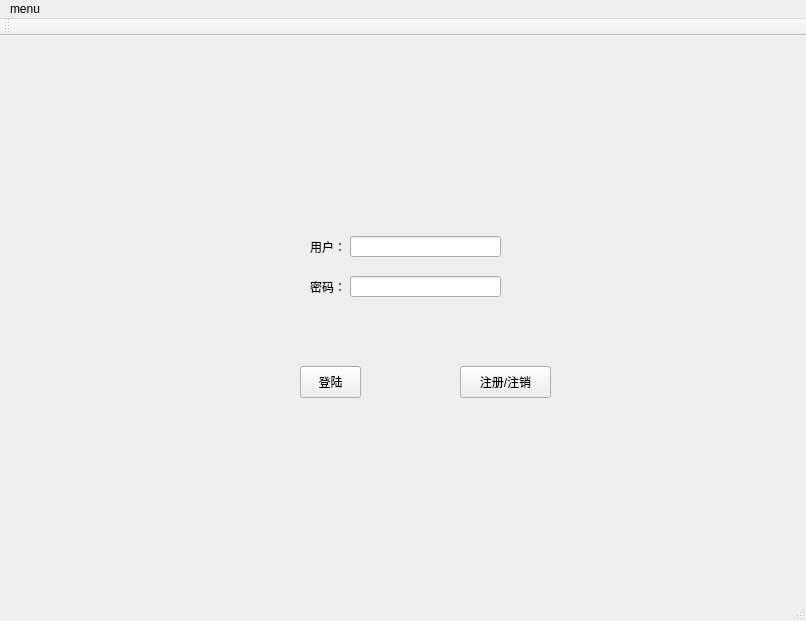
<?xml version="1.0" encoding="UTF-8"?>
<ui version="4.0">
 <class>MainWindow</class>
 <widget class="QMainWindow" name="MainWindow">
  <property name="geometry">
   <rect>
    <x>0</x>
    <y>0</y>
    <width>806</width>
    <height>621</height>
   </rect>
  </property>
  <property name="windowTitle">
   <string>MainWindow</string>
  </property>
  <widget class="QWidget" name="centralWidget">
   <widget class="QStackedWidget" name="stackedWidget">
    <property name="geometry">
     <rect>
      <x>10</x>
      <y>-20</y>
      <width>781</width>
      <height>581</height>
     </rect>
    </property>
    <widget class="QWidget" name="log">
     <widget class="QLabel" name="label_user">
      <property name="geometry">
       <rect>
        <x>300</x>
        <y>220</y>
        <width>31</width>
        <height>21</height>
       </rect>
      </property>
      <property name="text">
       <string>用户：</string>
      </property>
     </widget>
     <widget class="QLineEdit" name="line_user">
      <property name="geometry">
       <rect>
        <x>340</x>
        <y>220</y>
        <width>151</width>
        <height>21</height>
       </rect>
      </property>
     </widget>
     <widget class="QLabel" name="label_password">
      <property name="geometry">
       <rect>
        <x>300</x>
        <y>260</y>
        <width>41</width>
        <height>21</height>
       </rect>
      </property>
      <property name="text">
       <string>密码：</string>
      </property>
     </widget>
     <widget class="QLineEdit" name="line_password">
      <property name="geometry">
       <rect>
        <x>340</x>
        <y>260</y>
        <width>151</width>
        <height>21</height>
       </rect>
      </property>
     </widget>
     <widget class="QPushButton" name="button_log">
      <property name="geometry">
       <rect>
        <x>290</x>
        <y>350</y>
        <width>61</width>
        <height>32</height>
       </rect>
      </property>
      <property name="text">
       <string>登陆</string>
      </property>
     </widget>
     <widget class="QPushButton" name="button_register">
      <property name="geometry">
       <rect>
        <x>450</x>
        <y>350</y>
        <width>91</width>
        <height>32</height>
       </rect>
      </property>
      <property name="text">
       <string>注册/注销</string>
      </property>
     </widget>
    </widget>
    <widget class="QWidget" name="log_change">
     <widget class="QLabel" name="label_change_user">
      <property name="geometry">
       <rect>
        <x>278</x>
        <y>232</y>
        <width>42</width>
        <height>16</height>
       </rect>
      </property>
      <property name="styleSheet">
       <string notr="true">background:transparent;</string>
      </property>
      <property name="text">
       <string>用户名:</string>
      </property>
     </widget>
     <widget class="QPushButton" name="button_change_returnBuy">
      <property name="geometry">
       <rect>
        <x>478</x>
        <y>322</y>
        <width>75</width>
        <height>30</height>
       </rect>
      </property>
      <property name="toolTip">
       <string>&lt;html&gt;&lt;head/&gt;&lt;body&gt;&lt;p&gt;回到登陆界面&lt;/p&gt;&lt;/body&gt;&lt;/html&gt;</string>
      </property>
      <property name="text">
       <string>返回</string>
      </property>
     </widget>
     <widget class="QLabel" name="label_change_password">
      <property name="geometry">
       <rect>
        <x>278</x>
        <y>282</y>
        <width>30</width>
        <height>16</height>
       </rect>
      </property>
      <property name="styleSheet">
       <string notr="true">background:transparent;</string>
      </property>
      <property name="text">
       <string>密码:</string>
      </property>
     </widget>
     <widget class="QLineEdit" name="line_change_password">
      <property name="geometry">
       <rect>
        <x>348</x>
        <y>280</y>
        <width>140</width>
        <height>20</height>
       </rect>
      </property>
      <property name="toolTip">
       <string>&lt;html&gt;&lt;head/&gt;&lt;body&gt;&lt;p&gt;请输入密码&lt;/p&gt;&lt;/body&gt;&lt;/html&gt;</string>
      </property>
      <property name="echoMode">
       <enum>QLineEdit::Password</enum>
      </property>
     </widget>
     <widget class="QPushButton" name="button_change_log">
      <property name="geometry">
       <rect>
        <x>230</x>
        <y>320</y>
        <width>81</width>
        <height>32</height>
       </rect>
      </property>
      <property name="text">
       <string>登陆</string>
      </property>
     </widget>
     <widget class="QLineEdit" name="line_change_user">
      <property name="geometry">
       <rect>
        <x>348</x>
        <y>230</y>
        <width>140</width>
        <height>20</height>
       </rect>
      </property>
      <property name="toolTip">
       <string>&lt;html&gt;&lt;head/&gt;&lt;body&gt;&lt;p&gt;请输入用户名&lt;/p&gt;&lt;/body&gt;&lt;/html&gt;</string>
      </property>
     </widget>
     <widget class="QPushButton" name="button_change_logOff">
      <property name="geometry">
       <rect>
        <x>360</x>
        <y>320</y>
        <width>81</width>
        <height>32</height>
       </rect>
      </property>
      <property name="text">
       <string>退出</string>
      </property>
     </widget>
    </widget>
    <widget class="QWidget" name="log_out">
     <widget class="QLineEdit" name="line_register_user">
      <property name="geometry">
       <rect>
        <x>360</x>
        <y>230</y>
        <width>140</width>
        <height>20</height>
       </rect>
      </property>
      <property name="toolTip">
       <string>&lt;html&gt;&lt;head/&gt;&lt;body&gt;&lt;p&gt;请输入用户名&lt;/p&gt;&lt;/body&gt;&lt;/html&gt;</string>
      </property>
     </widget>
     <widget class="QLineEdit" name="line_register_password">
      <property name="geometry">
       <rect>
        <x>360</x>
        <y>280</y>
        <width>140</width>
        <height>20</height>
       </rect>
      </property>
      <property name="toolTip">
       <string>&lt;html&gt;&lt;head/&gt;&lt;body&gt;&lt;p&gt;请输入密码&lt;/p&gt;&lt;/body&gt;&lt;/html&gt;</string>
      </property>
      <property name="echoMode">
       <enum>QLineEdit::Password</enum>
      </property>
     </widget>
     <widget class="QPushButton" name="button_returnLog">
      <property name="geometry">
       <rect>
        <x>490</x>
        <y>322</y>
        <width>75</width>
        <height>30</height>
       </rect>
      </property>
      <property name="toolTip">
       <string>&lt;html&gt;&lt;head/&gt;&lt;body&gt;&lt;p&gt;回到登陆界面&lt;/p&gt;&lt;/body&gt;&lt;/html&gt;</string>
      </property>
      <property name="text">
       <string>返回登陆</string>
      </property>
     </widget>
     <widget class="QLabel" name="label_register_user">
      <property name="geometry">
       <rect>
        <x>290</x>
        <y>232</y>
        <width>42</width>
        <height>16</height>
       </rect>
      </property>
      <property name="styleSheet">
       <string notr="true">background:transparent;</string>
      </property>
      <property name="text">
       <string>用户名:</string>
      </property>
     </widget>
     <widget class="QLabel" name="label_register_password">
      <property name="geometry">
       <rect>
        <x>290</x>
        <y>282</y>
        <width>30</width>
        <height>16</height>
       </rect>
      </property>
      <property name="styleSheet">
       <string notr="true">background:transparent;</string>
      </property>
      <property name="text">
       <string>密码:</string>
      </property>
     </widget>
     <widget class="QPushButton" name="button_r_2">
      <property name="geometry">
       <rect>
        <x>242</x>
        <y>320</y>
        <width>81</width>
        <height>32</height>
       </rect>
      </property>
      <property name="text">
       <string>注册</string>
      </property>
     </widget>
     <widget class="QPushButton" name="button_d">
      <property name="geometry">
       <rect>
        <x>372</x>
        <y>320</y>
        <width>81</width>
        <height>32</height>
       </rect>
      </property>
      <property name="text">
       <string>注销</string>
      </property>
     </widget>
    </widget>
    <widget class="QWidget" name="buy">
     <widget class="QPushButton" name="button_next">
      <property name="geometry">
       <rect>
        <x>740</x>
        <y>546</y>
        <width>21</width>
        <height>23</height>
       </rect>
      </property>
      <property name="toolTip">
       <string>&lt;html&gt;&lt;head/&gt;&lt;body&gt;&lt;p&gt;往后翻页&lt;/p&gt;&lt;/body&gt;&lt;/html&gt;</string>
      </property>
      <property name="whatsThis">
       <string>&lt;html&gt;&lt;head/&gt;&lt;body&gt;&lt;p&gt;&lt;br/&gt;&lt;/p&gt;&lt;/body&gt;&lt;/html&gt;</string>
      </property>
      <property name="styleSheet">
       <string notr="true">QPushButton{
background-color:rgba(100,225,100,30);
border-style:outset;
border-width:4px;
border-radius:10px;
border-color:rgba(255,255,255,30);         
}

QPushButton:hover{
background-color:rgba(100,255,100,100);
border-color:rgba(255,255,255,200);
color:red;
}</string>
      </property>
      <property name="text">
       <string>&gt;</string>
      </property>
     </widget>
     <widget class="QPushButton" name="button_buy_5">
      <property name="geometry">
       <rect>
        <x>45</x>
        <y>546</y>
        <width>51</width>
        <height>23</height>
       </rect>
      </property>
      <property name="toolTip">
       <string>&lt;html&gt;&lt;head/&gt;&lt;body&gt;&lt;p&gt;点击购买&lt;/p&gt;&lt;/body&gt;&lt;/html&gt;</string>
      </property>
      <property name="styleSheet">
       <string notr="true">QPushButton:hover{
background-color:rgba(100,255,100,100);
border-color:rgba(255,255,255,200);
color:red;
}</string>
      </property>
      <property name="text">
       <string>购买</string>
      </property>
     </widget>
     <widget class="QSpinBox" name="residue_5">
      <property name="geometry">
       <rect>
        <x>135</x>
        <y>546</y>
        <width>42</width>
        <height>22</height>
       </rect>
      </property>
      <property name="toolTip">
       <string>&lt;html&gt;&lt;head/&gt;&lt;body&gt;&lt;p&gt;输入饮料数量&lt;/p&gt;&lt;/body&gt;&lt;/html&gt;</string>
      </property>
     </widget>
     <widget class="QLabel" name="user_money">
      <property name="geometry">
       <rect>
        <x>110</x>
        <y>56</y>
        <width>100</width>
        <height>16</height>
       </rect>
      </property>
      <property name="styleSheet">
       <string notr="true">background:transparent;</string>
      </property>
      <property name="text">
       <string>金钱：</string>
      </property>
     </widget>
     <widget class="QPushButton" name="button_buy_8">
      <property name="geometry">
       <rect>
        <x>585</x>
        <y>546</y>
        <width>51</width>
        <height>23</height>
       </rect>
      </property>
      <property name="toolTip">
       <string>&lt;html&gt;&lt;head/&gt;&lt;body&gt;&lt;p&gt;点击购买&lt;/p&gt;&lt;/body&gt;&lt;/html&gt;</string>
      </property>
      <property name="styleSheet">
       <string notr="true">QPushButton:hover{
background-color:rgba(100,255,100,100);
border-color:rgba(255,255,255,200);
color:red;
}</string>
      </property>
      <property name="text">
       <string>购买</string>
      </property>
     </widget>
     <widget class="QPushButton" name="button_forward">
      <property name="geometry">
       <rect>
        <x>740</x>
        <y>506</y>
        <width>21</width>
        <height>23</height>
       </rect>
      </property>
      <property name="toolTip">
       <string>&lt;html&gt;&lt;head/&gt;&lt;body&gt;&lt;p&gt;往前翻页&lt;/p&gt;&lt;/body&gt;&lt;/html&gt;</string>
      </property>
      <property name="whatsThis">
       <string>&lt;html&gt;&lt;head/&gt;&lt;body&gt;&lt;p&gt;&lt;br/&gt;&lt;/p&gt;&lt;/body&gt;&lt;/html&gt;</string>
      </property>
      <property name="styleSheet">
       <string notr="true">QPushButton{
background-color:rgba(100,225,100,30);
border-style:outset;
border-width:4px;
border-radius:10px;
border-color:rgba(255,255,255,30);         
}

QPushButton:hover{
background-color:rgba(100,255,100,100);
border-color:rgba(255,255,255,200);
color:red;
}</string>
      </property>
      <property name="text">
       <string>&lt;</string>
      </property>
     </widget>
     <widget class="QComboBox" name="comboBox_equipment">
      <property name="geometry">
       <rect>
        <x>320</x>
        <y>53</y>
        <width>171</width>
        <height>22</height>
       </rect>
      </property>
      <property name="toolTip">
       <string>&lt;html&gt;&lt;head/&gt;&lt;body&gt;&lt;p&gt;选择贩卖机&lt;/p&gt;&lt;/body&gt;&lt;/html&gt;</string>
      </property>
      <item>
       <property name="text">
        <string>0号机</string>
       </property>
      </item>
      <item>
       <property name="text">
        <string>1号机</string>
       </property>
      </item>
      <item>
       <property name="text">
        <string>2号机</string>
       </property>
      </item>
     </widget>
     <widget class="QPushButton" name="button_buy_7">
      <property name="geometry">
       <rect>
        <x>405</x>
        <y>546</y>
        <width>51</width>
        <height>23</height>
       </rect>
      </property>
      <property name="toolTip">
       <string>&lt;html&gt;&lt;head/&gt;&lt;body&gt;&lt;p&gt;点击购买&lt;/p&gt;&lt;/body&gt;&lt;/html&gt;</string>
      </property>
      <property name="styleSheet">
       <string notr="true">QPushButton:hover{
background-color:rgba(100,255,100,100);
border-color:rgba(255,255,255,200);
color:red;
}</string>
      </property>
      <property name="text">
       <string>购买</string>
      </property>
     </widget>
     <widget class="QPushButton" name="button_buy_2">
      <property name="geometry">
       <rect>
        <x>225</x>
        <y>296</y>
        <width>51</width>
        <height>23</height>
       </rect>
      </property>
      <property name="toolTip">
       <string>&lt;html&gt;&lt;head/&gt;&lt;body&gt;&lt;p&gt;点击购买&lt;/p&gt;&lt;/body&gt;&lt;/html&gt;</string>
      </property>
      <property name="styleSheet">
       <string notr="true">QPushButton:hover{
background-color:rgba(100,255,100,100);
border-color:rgba(255,255,255,200);
color:red;
}</string>
      </property>
      <property name="text">
       <string>购买</string>
      </property>
     </widget>
     <widget class="QLabel" name="user_name">
      <property name="geometry">
       <rect>
        <x>0</x>
        <y>56</y>
        <width>100</width>
        <height>16</height>
       </rect>
      </property>
      <property name="styleSheet">
       <string notr="true">background:transparent;</string>
      </property>
      <property name="text">
       <string>用户名：</string>
      </property>
     </widget>
     <widget class="QSpinBox" name="residue_3">
      <property name="geometry">
       <rect>
        <x>495</x>
        <y>296</y>
        <width>42</width>
        <height>22</height>
       </rect>
      </property>
      <property name="toolTip">
       <string>&lt;html&gt;&lt;head/&gt;&lt;body&gt;&lt;p&gt;输入饮料数量&lt;/p&gt;&lt;/body&gt;&lt;/html&gt;</string>
      </property>
     </widget>
     <widget class="QSpinBox" name="residue_7">
      <property name="geometry">
       <rect>
        <x>495</x>
        <y>546</y>
        <width>42</width>
        <height>22</height>
       </rect>
      </property>
      <property name="toolTip">
       <string>&lt;html&gt;&lt;head/&gt;&lt;body&gt;&lt;p&gt;输入饮料数量&lt;/p&gt;&lt;/body&gt;&lt;/html&gt;</string>
      </property>
     </widget>
     <widget class="QLabel" name="number_1">
      <property name="geometry">
       <rect>
        <x>100</x>
        <y>280</y>
        <width>100</width>
        <height>16</height>
       </rect>
      </property>
      <property name="styleSheet">
       <string notr="true">background:transparent;</string>
      </property>
      <property name="text">
       <string>剩余数量：</string>
      </property>
     </widget>
     <widget class="QSpinBox" name="residue_8">
      <property name="geometry">
       <rect>
        <x>675</x>
        <y>546</y>
        <width>42</width>
        <height>22</height>
       </rect>
      </property>
      <property name="toolTip">
       <string>&lt;html&gt;&lt;head/&gt;&lt;body&gt;&lt;p&gt;输入饮料数量&lt;/p&gt;&lt;/body&gt;&lt;/html&gt;</string>
      </property>
     </widget>
     <widget class="QPushButton" name="change_user">
      <property name="geometry">
       <rect>
        <x>650</x>
        <y>50</y>
        <width>101</width>
        <height>30</height>
       </rect>
      </property>
      <property name="toolTip">
       <string>&lt;html&gt;&lt;head/&gt;&lt;body&gt;&lt;p&gt;切换不同账号&lt;/p&gt;&lt;/body&gt;&lt;/html&gt;</string>
      </property>
      <property name="styleSheet">
       <string notr="true"/>
      </property>
      <property name="text">
       <string>切换账号</string>
      </property>
     </widget>
     <widget class="QPushButton" name="button_buy_4">
      <property name="geometry">
       <rect>
        <x>585</x>
        <y>296</y>
        <width>51</width>
        <height>23</height>
       </rect>
      </property>
      <property name="toolTip">
       <string>&lt;html&gt;&lt;head/&gt;&lt;body&gt;&lt;p&gt;点击购买&lt;/p&gt;&lt;/body&gt;&lt;/html&gt;</string>
      </property>
      <property name="styleSheet">
       <string notr="true">QPushButton:hover{
background-color:rgba(100,255,100,100);
border-color:rgba(255,255,255,200);
color:red;
}</string>
      </property>
      <property name="text">
       <string>购买</string>
      </property>
     </widget>
     <widget class="QPushButton" name="button_buy_3">
      <property name="geometry">
       <rect>
        <x>405</x>
        <y>296</y>
        <width>51</width>
        <height>23</height>
       </rect>
      </property>
      <property name="toolTip">
       <string>&lt;html&gt;&lt;head/&gt;&lt;body&gt;&lt;p&gt;点击购买&lt;/p&gt;&lt;/body&gt;&lt;/html&gt;</string>
      </property>
      <property name="styleSheet">
       <string notr="true">QPushButton:hover{
background-color:rgba(100,255,100,100);
border-color:rgba(255,255,255,200);
color:red;
}</string>
      </property>
      <property name="text">
       <string>购买</string>
      </property>
     </widget>
     <widget class="QSpinBox" name="residue_4">
      <property name="geometry">
       <rect>
        <x>675</x>
        <y>296</y>
        <width>42</width>
        <height>22</height>
       </rect>
      </property>
      <property name="toolTip">
       <string>&lt;html&gt;&lt;head/&gt;&lt;body&gt;&lt;p&gt;输入饮料数量&lt;/p&gt;&lt;/body&gt;&lt;/html&gt;</string>
      </property>
     </widget>
     <widget class="QPushButton" name="button_admin">
      <property name="geometry">
       <rect>
        <x>500</x>
        <y>50</y>
        <width>141</width>
        <height>30</height>
       </rect>
      </property>
      <property name="toolTip">
       <string>&lt;html&gt;&lt;head/&gt;&lt;body&gt;&lt;p&gt;管理员补充货物&lt;/p&gt;&lt;/body&gt;&lt;/html&gt;</string>
      </property>
      <property name="styleSheet">
       <string notr="true"/>
      </property>
      <property name="text">
       <string>进入管理员模式</string>
      </property>
     </widget>
     <widget class="QSpinBox" name="residue_2">
      <property name="geometry">
       <rect>
        <x>315</x>
        <y>296</y>
        <width>42</width>
        <height>22</height>
       </rect>
      </property>
      <property name="toolTip">
       <string>&lt;html&gt;&lt;head/&gt;&lt;body&gt;&lt;p&gt;输入饮料数量&lt;/p&gt;&lt;/body&gt;&lt;/html&gt;</string>
      </property>
     </widget>
     <widget class="QSpinBox" name="residue_6">
      <property name="geometry">
       <rect>
        <x>315</x>
        <y>546</y>
        <width>42</width>
        <height>22</height>
       </rect>
      </property>
      <property name="toolTip">
       <string>&lt;html&gt;&lt;head/&gt;&lt;body&gt;&lt;p&gt;输入饮料数量&lt;/p&gt;&lt;/body&gt;&lt;/html&gt;</string>
      </property>
     </widget>
     <widget class="QPushButton" name="button_buy_6">
      <property name="geometry">
       <rect>
        <x>225</x>
        <y>546</y>
        <width>51</width>
        <height>23</height>
       </rect>
      </property>
      <property name="toolTip">
       <string>&lt;html&gt;&lt;head/&gt;&lt;body&gt;&lt;p&gt;点击购买&lt;/p&gt;&lt;/body&gt;&lt;/html&gt;</string>
      </property>
      <property name="styleSheet">
       <string notr="true">QPushButton:hover{
background-color:rgba(100,255,100,100);
border-color:rgba(255,255,255,200);
color:red;
}</string>
      </property>
      <property name="text">
       <string>购买</string>
      </property>
     </widget>
     <widget class="QComboBox" name="comboBox_temperature">
      <property name="geometry">
       <rect>
        <x>220</x>
        <y>53</y>
        <width>91</width>
        <height>22</height>
       </rect>
      </property>
      <property name="toolTip">
       <string>&lt;html&gt;&lt;head/&gt;&lt;body&gt;&lt;p&gt;冷饮 常温 热饮 购买切换&lt;/p&gt;&lt;/body&gt;&lt;/html&gt;</string>
      </property>
      <item>
       <property name="text">
        <string>冷饮</string>
       </property>
      </item>
      <item>
       <property name="text">
        <string>常温</string>
       </property>
      </item>
      <item>
       <property name="text">
        <string>热饮</string>
       </property>
      </item>
     </widget>
     <widget class="QLabel" name="label_1">
      <property name="geometry">
       <rect>
        <x>40</x>
        <y>280</y>
        <width>59</width>
        <height>16</height>
       </rect>
      </property>
      <property name="text">
       <string>价格：</string>
      </property>
     </widget>
     <widget class="QLabel" name="label_2">
      <property name="geometry">
       <rect>
        <x>220</x>
        <y>280</y>
        <width>59</width>
        <height>16</height>
       </rect>
      </property>
      <property name="text">
       <string>价格：</string>
      </property>
     </widget>
     <widget class="QLabel" name="number_2">
      <property name="geometry">
       <rect>
        <x>280</x>
        <y>280</y>
        <width>100</width>
        <height>16</height>
       </rect>
      </property>
      <property name="styleSheet">
       <string notr="true">background:transparent;</string>
      </property>
      <property name="text">
       <string>剩余数量：</string>
      </property>
     </widget>
     <widget class="QLabel" name="label_3">
      <property name="geometry">
       <rect>
        <x>400</x>
        <y>280</y>
        <width>59</width>
        <height>16</height>
       </rect>
      </property>
      <property name="text">
       <string>价格：</string>
      </property>
     </widget>
     <widget class="QLabel" name="number_3">
      <property name="geometry">
       <rect>
        <x>460</x>
        <y>280</y>
        <width>100</width>
        <height>16</height>
       </rect>
      </property>
      <property name="styleSheet">
       <string notr="true">background:transparent;</string>
      </property>
      <property name="text">
       <string>剩余数量：</string>
      </property>
     </widget>
     <widget class="QLabel" name="number_4">
      <property name="geometry">
       <rect>
        <x>640</x>
        <y>280</y>
        <width>100</width>
        <height>16</height>
       </rect>
      </property>
      <property name="styleSheet">
       <string notr="true">background:transparent;</string>
      </property>
      <property name="text">
       <string>剩余数量：</string>
      </property>
     </widget>
     <widget class="QLabel" name="label_4">
      <property name="geometry">
       <rect>
        <x>580</x>
        <y>280</y>
        <width>59</width>
        <height>16</height>
       </rect>
      </property>
      <property name="text">
       <string>价格：</string>
      </property>
     </widget>
     <widget class="QLabel" name="number_5">
      <property name="geometry">
       <rect>
        <x>100</x>
        <y>530</y>
        <width>100</width>
        <height>16</height>
       </rect>
      </property>
      <property name="styleSheet">
       <string notr="true">background:transparent;</string>
      </property>
      <property name="text">
       <string>剩余数量：</string>
      </property>
     </widget>
     <widget class="QLabel" name="label_5">
      <property name="geometry">
       <rect>
        <x>40</x>
        <y>530</y>
        <width>59</width>
        <height>16</height>
       </rect>
      </property>
      <property name="text">
       <string>价格：</string>
      </property>
     </widget>
     <widget class="QLabel" name="label_6">
      <property name="geometry">
       <rect>
        <x>220</x>
        <y>530</y>
        <width>59</width>
        <height>16</height>
       </rect>
      </property>
      <property name="text">
       <string>价格：</string>
      </property>
     </widget>
     <widget class="QLabel" name="number_6">
      <property name="geometry">
       <rect>
        <x>280</x>
        <y>530</y>
        <width>100</width>
        <height>16</height>
       </rect>
      </property>
      <property name="styleSheet">
       <string notr="true">background:transparent;</string>
      </property>
      <property name="text">
       <string>剩余数量：</string>
      </property>
     </widget>
     <widget class="QLabel" name="label_7">
      <property name="geometry">
       <rect>
        <x>400</x>
        <y>530</y>
        <width>59</width>
        <height>16</height>
       </rect>
      </property>
      <property name="text">
       <string>价格：</string>
      </property>
     </widget>
     <widget class="QLabel" name="number_7">
      <property name="geometry">
       <rect>
        <x>460</x>
        <y>530</y>
        <width>100</width>
        <height>16</height>
       </rect>
      </property>
      <property name="styleSheet">
       <string notr="true">background:transparent;</string>
      </property>
      <property name="text">
       <string>剩余数量：</string>
      </property>
     </widget>
     <widget class="QLabel" name="label_8">
      <property name="geometry">
       <rect>
        <x>590</x>
        <y>530</y>
        <width>59</width>
        <height>16</height>
       </rect>
      </property>
      <property name="text">
       <string>价格：</string>
      </property>
     </widget>
     <widget class="QLabel" name="number_8">
      <property name="geometry">
       <rect>
        <x>650</x>
        <y>530</y>
        <width>100</width>
        <height>16</height>
       </rect>
      </property>
      <property name="styleSheet">
       <string notr="true">background:transparent;</string>
      </property>
      <property name="text">
       <string>剩余数量：</string>
      </property>
     </widget>
     <widget class="QSpinBox" name="residue_1">
      <property name="geometry">
       <rect>
        <x>130</x>
        <y>300</y>
        <width>42</width>
        <height>22</height>
       </rect>
      </property>
      <property name="toolTip">
       <string>&lt;html&gt;&lt;head/&gt;&lt;body&gt;&lt;p&gt;输入饮料数量&lt;/p&gt;&lt;/body&gt;&lt;/html&gt;</string>
      </property>
     </widget>
     <widget class="QPushButton" name="button_buy_1">
      <property name="geometry">
       <rect>
        <x>40</x>
        <y>300</y>
        <width>51</width>
        <height>23</height>
       </rect>
      </property>
      <property name="toolTip">
       <string>&lt;html&gt;&lt;head/&gt;&lt;body&gt;&lt;p&gt;点击购买&lt;/p&gt;&lt;/body&gt;&lt;/html&gt;</string>
      </property>
      <property name="styleSheet">
       <string notr="true">QPushButton:hover{
background-color:rgba(100,255,100,100);
border-color:rgba(255,255,255,200);
color:red;
}</string>
      </property>
      <property name="text">
       <string>购买</string>
      </property>
     </widget>
     <widget class="QLabel" name="image_1">
      <property name="geometry">
       <rect>
        <x>40</x>
        <y>120</y>
        <width>111</width>
        <height>151</height>
       </rect>
      </property>
      <property name="text">
       <string>image_1</string>
      </property>
     </widget>
     <widget class="QLabel" name="image_2">
      <property name="geometry">
       <rect>
        <x>220</x>
        <y>120</y>
        <width>111</width>
        <height>151</height>
       </rect>
      </property>
      <property name="text">
       <string>image_1</string>
      </property>
     </widget>
     <widget class="QLabel" name="image_3">
      <property name="geometry">
       <rect>
        <x>400</x>
        <y>120</y>
        <width>111</width>
        <height>151</height>
       </rect>
      </property>
      <property name="text">
       <string>image_1</string>
      </property>
     </widget>
     <widget class="QLabel" name="image_4">
      <property name="geometry">
       <rect>
        <x>580</x>
        <y>120</y>
        <width>111</width>
        <height>151</height>
       </rect>
      </property>
      <property name="text">
       <string>image_1</string>
      </property>
     </widget>
     <widget class="QLabel" name="image_5">
      <property name="geometry">
       <rect>
        <x>40</x>
        <y>370</y>
        <width>111</width>
        <height>151</height>
       </rect>
      </property>
      <property name="text">
       <string>image_1</string>
      </property>
     </widget>
     <widget class="QLabel" name="image_6">
      <property name="geometry">
       <rect>
        <x>220</x>
        <y>370</y>
        <width>111</width>
        <height>151</height>
       </rect>
      </property>
      <property name="text">
       <string>image_1</string>
      </property>
     </widget>
     <widget class="QLabel" name="image_7">
      <property name="geometry">
       <rect>
        <x>400</x>
        <y>370</y>
        <width>111</width>
        <height>151</height>
       </rect>
      </property>
      <property name="text">
       <string>image_1</string>
      </property>
     </widget>
     <widget class="QLabel" name="image_8">
      <property name="geometry">
       <rect>
        <x>590</x>
        <y>370</y>
        <width>111</width>
        <height>151</height>
       </rect>
      </property>
      <property name="text">
       <string>image_1</string>
      </property>
     </widget>
     <widget class="QLabel" name="hot_1">
      <property name="geometry">
       <rect>
        <x>40</x>
        <y>120</y>
        <width>51</width>
        <height>41</height>
       </rect>
      </property>
      <property name="text">
       <string/>
      </property>
     </widget>
     <widget class="QLabel" name="hot_2">
      <property name="geometry">
       <rect>
        <x>220</x>
        <y>120</y>
        <width>51</width>
        <height>41</height>
       </rect>
      </property>
      <property name="text">
       <string/>
      </property>
     </widget>
     <widget class="QLabel" name="hot_3">
      <property name="geometry">
       <rect>
        <x>400</x>
        <y>120</y>
        <width>51</width>
        <height>41</height>
       </rect>
      </property>
      <property name="text">
       <string/>
      </property>
     </widget>
     <widget class="QLabel" name="hot_4">
      <property name="geometry">
       <rect>
        <x>580</x>
        <y>120</y>
        <width>51</width>
        <height>41</height>
       </rect>
      </property>
      <property name="text">
       <string/>
      </property>
     </widget>
     <widget class="QLabel" name="hot_5">
      <property name="geometry">
       <rect>
        <x>40</x>
        <y>370</y>
        <width>51</width>
        <height>41</height>
       </rect>
      </property>
      <property name="text">
       <string/>
      </property>
     </widget>
     <widget class="QLabel" name="hot_6">
      <property name="geometry">
       <rect>
        <x>220</x>
        <y>370</y>
        <width>51</width>
        <height>41</height>
       </rect>
      </property>
      <property name="text">
       <string/>
      </property>
     </widget>
     <widget class="QLabel" name="hot_7">
      <property name="geometry">
       <rect>
        <x>400</x>
        <y>370</y>
        <width>51</width>
        <height>41</height>
       </rect>
      </property>
      <property name="text">
       <string/>
      </property>
     </widget>
     <widget class="QLabel" name="hot_8">
      <property name="geometry">
       <rect>
        <x>590</x>
        <y>370</y>
        <width>51</width>
        <height>41</height>
       </rect>
      </property>
      <property name="text">
       <string/>
      </property>
     </widget>
    </widget>
    <widget class="QWidget" name="recharge">
     <widget class="QPushButton" name="button_recharge">
      <property name="geometry">
       <rect>
        <x>430</x>
        <y>370</y>
        <width>75</width>
        <height>41</height>
       </rect>
      </property>
      <property name="toolTip">
       <string>&lt;html&gt;&lt;head/&gt;&lt;body&gt;&lt;p&gt;快变强大&lt;/p&gt;&lt;/body&gt;&lt;/html&gt;</string>
      </property>
      <property name="styleSheet">
       <string notr="true">QPushButton{
background-color:rgba(100,225,100,30);
border-style:outset;
border-width:4px;
border-radius:10px;
border-color:rgba(255,255,255,30);
font:bold 15px;
color:rgba(0,0,0,200); 
padding:6px;                       
}

QPushButton:hover{
background-color:rgba(100,255,100,100);
border-color:rgba(255,255,255,200);
color:red;
}</string>
      </property>
      <property name="text">
       <string>充值</string>
      </property>
     </widget>
     <widget class="QLineEdit" name="line_recharge">
      <property name="geometry">
       <rect>
        <x>270</x>
        <y>380</y>
        <width>113</width>
        <height>20</height>
       </rect>
      </property>
      <property name="toolTip">
       <string>&lt;html&gt;&lt;head/&gt;&lt;body&gt;&lt;p&gt;输入金额（0~10000）&lt;/p&gt;&lt;/body&gt;&lt;/html&gt;</string>
      </property>
     </widget>
     <widget class="QLabel" name="image_recharge">
      <property name="geometry">
       <rect>
        <x>140</x>
        <y>40</y>
        <width>531</width>
        <height>301</height>
       </rect>
      </property>
      <property name="text">
       <string>image_recharge</string>
      </property>
     </widget>
    </widget>
    <widget class="QWidget" name="SendMessage">
     <widget class="QTextEdit" name="textEdit">
      <property name="geometry">
       <rect>
        <x>20</x>
        <y>330</y>
        <width>800</width>
        <height>200</height>
       </rect>
      </property>
      <property name="toolTip">
       <string>&lt;html&gt;&lt;head/&gt;&lt;body&gt;&lt;p&gt;请输入信息&lt;/p&gt;&lt;/body&gt;&lt;/html&gt;</string>
      </property>
     </widget>
     <widget class="QPushButton" name="button_return">
      <property name="geometry">
       <rect>
        <x>440</x>
        <y>550</y>
        <width>75</width>
        <height>23</height>
       </rect>
      </property>
      <property name="toolTip">
       <string>&lt;html&gt;&lt;head/&gt;&lt;body&gt;&lt;p&gt;返回购买界面&lt;/p&gt;&lt;/body&gt;&lt;/html&gt;</string>
      </property>
      <property name="text">
       <string>返回</string>
      </property>
     </widget>
     <widget class="QTextBrowser" name="textBrowser_read">
      <property name="geometry">
       <rect>
        <x>20</x>
        <y>30</y>
        <width>800</width>
        <height>300</height>
       </rect>
      </property>
      <property name="toolTip">
       <string>&lt;html&gt;&lt;head/&gt;&lt;body&gt;&lt;p&gt;服务器传来的消息&lt;/p&gt;&lt;/body&gt;&lt;/html&gt;</string>
      </property>
     </widget>
     <widget class="QPushButton" name="button_send_message">
      <property name="geometry">
       <rect>
        <x>320</x>
        <y>550</y>
        <width>75</width>
        <height>23</height>
       </rect>
      </property>
      <property name="toolTip">
       <string>&lt;html&gt;&lt;head/&gt;&lt;body&gt;&lt;p&gt;给服务器发送消息&lt;/p&gt;&lt;/body&gt;&lt;/html&gt;</string>
      </property>
      <property name="text">
       <string>发送</string>
      </property>
     </widget>
    </widget>
    <widget class="QWidget" name="QRcode">
     <widget class="QLabel" name="label_QR">
      <property name="geometry">
       <rect>
        <x>50</x>
        <y>100</y>
        <width>311</width>
        <height>381</height>
       </rect>
      </property>
      <property name="text">
       <string/>
      </property>
     </widget>
     <widget class="QPushButton" name="Button_QR">
      <property name="geometry">
       <rect>
        <x>340</x>
        <y>510</y>
        <width>113</width>
        <height>32</height>
       </rect>
      </property>
      <property name="text">
       <string>确定</string>
      </property>
     </widget>
     <widget class="QLabel" name="label_QR_2">
      <property name="geometry">
       <rect>
        <x>430</x>
        <y>80</y>
        <width>301</width>
        <height>381</height>
       </rect>
      </property>
      <property name="text">
       <string/>
      </property>
     </widget>
    </widget>
   </widget>
  </widget>
  <widget class="QToolBar" name="mainToolBar">
   <attribute name="toolBarArea">
    <enum>TopToolBarArea</enum>
   </attribute>
   <attribute name="toolBarBreak">
    <bool>false</bool>
   </attribute>
  </widget>
  <widget class="QStatusBar" name="statusBar"/>
  <widget class="QMenuBar" name="menuBar">
   <property name="geometry">
    <rect>
     <x>0</x>
     <y>0</y>
     <width>806</width>
     <height>22</height>
    </rect>
   </property>
   <property name="defaultUp">
    <bool>true</bool>
   </property>
   <widget class="QMenu" name="menu">
    <property name="title">
     <string>menu</string>
    </property>
    <addaction name="actionactionBuy"/>
    <addaction name="actionactionRecharge"/>
    <addaction name="actionactionSkin"/>
    <addaction name="actionationSendMessage"/>
    <addaction name="actionactionDisconnect"/>
    <addaction name="actionactionLink"/>
   </widget>
   <addaction name="menu"/>
  </widget>
  <action name="actionactionBuy">
   <property name="checkable">
    <bool>false</bool>
   </property>
   <property name="checked">
    <bool>false</bool>
   </property>
   <property name="text">
    <string>Buy</string>
   </property>
  </action>
  <action name="actionactionRecharge">
   <property name="checkable">
    <bool>false</bool>
   </property>
   <property name="text">
    <string>Recharge</string>
   </property>
  </action>
  <action name="actionactionSkin">
   <property name="checkable">
    <bool>false</bool>
   </property>
   <property name="text">
    <string>Skin</string>
   </property>
  </action>
  <action name="actionationSendMessage">
   <property name="checkable">
    <bool>false</bool>
   </property>
   <property name="text">
    <string>SendMessage</string>
   </property>
  </action>
  <action name="actionactionDisconnect">
   <property name="checkable">
    <bool>false</bool>
   </property>
   <property name="text">
    <string>Disconnect</string>
   </property>
  </action>
  <action name="actionactionLink">
   <property name="checkable">
    <bool>false</bool>
   </property>
   <property name="text">
    <string>Link</string>
   </property>
  </action>
  <action name="actionshow">
   <property name="text">
    <string>show</string>
   </property>
  </action>
 </widget>
 <layoutdefault spacing="6" margin="11"/>
 <resources/>
 <connections/>
</ui>
